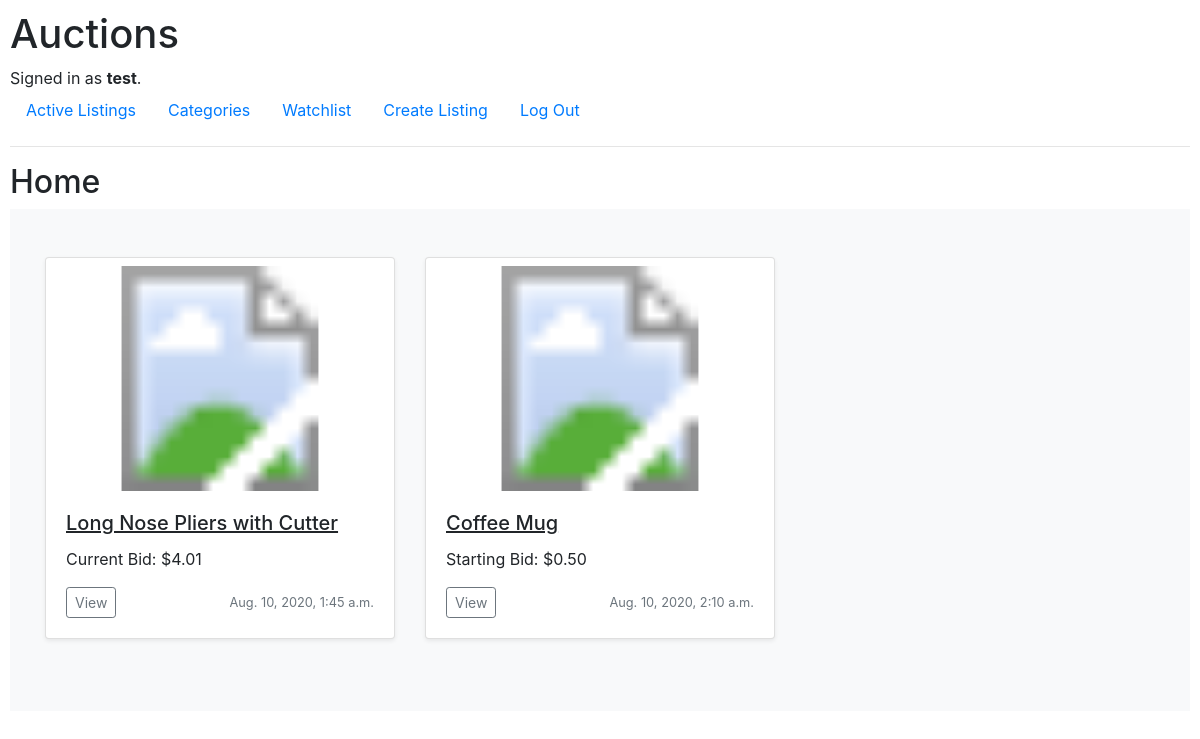
The page /categories/Home/ (signed in) on the database its author committed.
### auctions/models.py (models this page shows, shortened)
class User(AbstractUser):
    watchlist = models.ManyToManyField('Listing', blank=True, related_name="watchlist")

class Categories(models.Model):
    CATEGORY_CHOICES = [
        (None, 'Uncategorized'),
        ('Art', 'Art'),
        ('Books', 'Books'),
        ('Electronics', 'Electronics'),
        ('Toys', 'Toys'),
        ('Hobby', 'Hobby'),
        ('Home', 'Home'),
        ('Sports', 'Sports'),
        ("Vehicles", 'Vehicles')
    ]
    category = models.CharField(max_length=11, choices=CATEGORY_CHOICES, default=None)

class Listing(models.Model):
    title           = models.CharField(max_length=100)
    description     = models.CharField(max_length=500)
    date            = models.DateTimeField(auto_now_add=True)
    starting_price  = models.DecimalField(max_digits=11, decimal_places=2)                      # highest sold item in the world was 450million, so 11 digits should suffice
    owner           = models.ForeignKey(User, on_delete=models.CASCADE, related_name="owner")
    image           = models.URLField(blank=True) # Default max_length=200
    status          = models.BooleanField(default=True)
    category        = models.ForeignKey(Categories, null=True, related_name="listing_category", on_delete=models.SET_NULL, blank=True)

class Bid(models.Model):
    user    = models.ForeignKey(User, on_delete=models.CASCADE, related_name="bid_user")
    listing = models.ForeignKey(Listing, on_delete=models.CASCADE, related_name="bid_listing")
    bid     = models.DecimalField(max_digits=11, decimal_places=2)

### auctions/views.py (the view)
# urls.py: path("categories/<str:category_name>/", views.category, name="category"),
def category(request, category_name):
    if category_name != 'None':
        category_id = Categories.objects.get(category=category_name).id
    else:
        category_id = None
        category_name = "Uncategorized"
    category_list = Listing.objects.filter(category=category_id)
    return render(request, 'auctions/category.html', {
        'category_list': category_list,
        'category_name': category_name
    })

### auctions/templates/auctions/category.html (shortened to what this page needs)
{% extends "auctions/layout.html" %}
{% block body %}
    <h2>{{ category_name }}</h2>
    {% if category_list %}
        <div class="album py-5 bg-light">
            <div class="container">
                <div class="row">
                    {% for listing in category_list %}
                        <div class="col-md-4">
                            <div class="card mb-4 shadow-sm">
                                <svg class="mt-2 bd-placeholder-img card-img-top" width="100%" height="225" xmlns="http://www.w3.org/2000/svg" preserveAspectRatio="xMidYMid slice" focusable="false" role="img" aria-label="Listing Image">
                                    <title>{{ listing.title }}</title>
                                    <a href="{% url 'listing' listing.id %}"><image href=" {% if listing.image %}{{ listing.image }}{% else %}https://makitweb.com/demo/broken_image/images/noimage.png{% endif %}" width="100%" height="225"/></a>
                                </svg>
                                <div class="card-body">
                                    <h5 class="card-title"><u>{{ listing.title }}</u></h5>
                                    <p class="card-text">
                                        {% if listing.bid_listing.all %}
                                            Current Bid: ${{ listing.bid_listing.all.first.bid }}
                                        {% else %}
                                            Starting Bid: ${{ listing.starting_price }}
                                        {% endif %}
                                    </p>
                                    <div class="d-flex justify-content-between align-items-center">
                                        <div class="btn-group">
                                            <a href="{% url 'listing' listing.id %}" class="btn btn-sm btn-outline-secondary">View</a>
                                        </div>
                                        <small class="text-muted">{{listing.date}}</small>
                                    </div>
                                </div>
                            </div>
                        </div>
                {% endfor %}
        </div>
    {% else %}
        <p>There are no listings in this category.</p>
    {% endif %}
{% endblock %}

### auctions/templates/auctions/layout.html (shortened to what this page needs)
{% load static %}
<!DOCTYPE html>
<html lang="en">
    <head>
        <link rel="stylesheet" href="https://stackpath.bootstrapcdn.com/bootstrap/4.4.1/css/bootstrap.min.css">
        <link href="{% static 'auctions/styles.css' %}" rel="stylesheet">
    </head>
    <body>
        <h1>Auctions</h1>
        <div>
            {% if user.is_authenticated %}
                Signed in as <strong>{{ user.username }}</strong>.
            {% else %}
                Not signed in.
            {% endif %}
        </div>
        <ul class="nav">
            <li class="nav-item">
                <a class="nav-link" href="{% url 'index' %}">Active Listings</a>
            </li>
            <li class="nav-item">
                <a class="nav-link" href="{% url 'categories' %}">Categories</a>
            </li>
            {% if user.is_authenticated %}
                <li class="nav-item">
                    <a class="nav-link" href="{% url 'watchlist' %}">Watchlist</a>
                </li>
                <li class="nav-item">
                    <a class="nav-link" href="{% url 'create_listing' %}">Create Listing</a>
                </li>
                <li class="nav-item">
                    <a class="nav-link" href="{% url 'logout' %}">Log Out</a>
                </li>
            {% endif %}
        </ul>
        <hr>
        {% block body %}
        {% endblock %}
    </body>
</html>

### auctions/static/auctions/styles.css (style rules this page uses)
body { padding: 10px; }

### rows shown on the page
User: username "test"
Categories: category "Home"
Listing: title "Long Nose Pliers with Cutter", bid_listing.all.first.bid "4.01", date "Aug. 10, 2020, 1:45 a.m."
Listing: title "Coffee Mug", starting_price "0.50", date "Aug. 10, 2020, 2:10 a.m."
